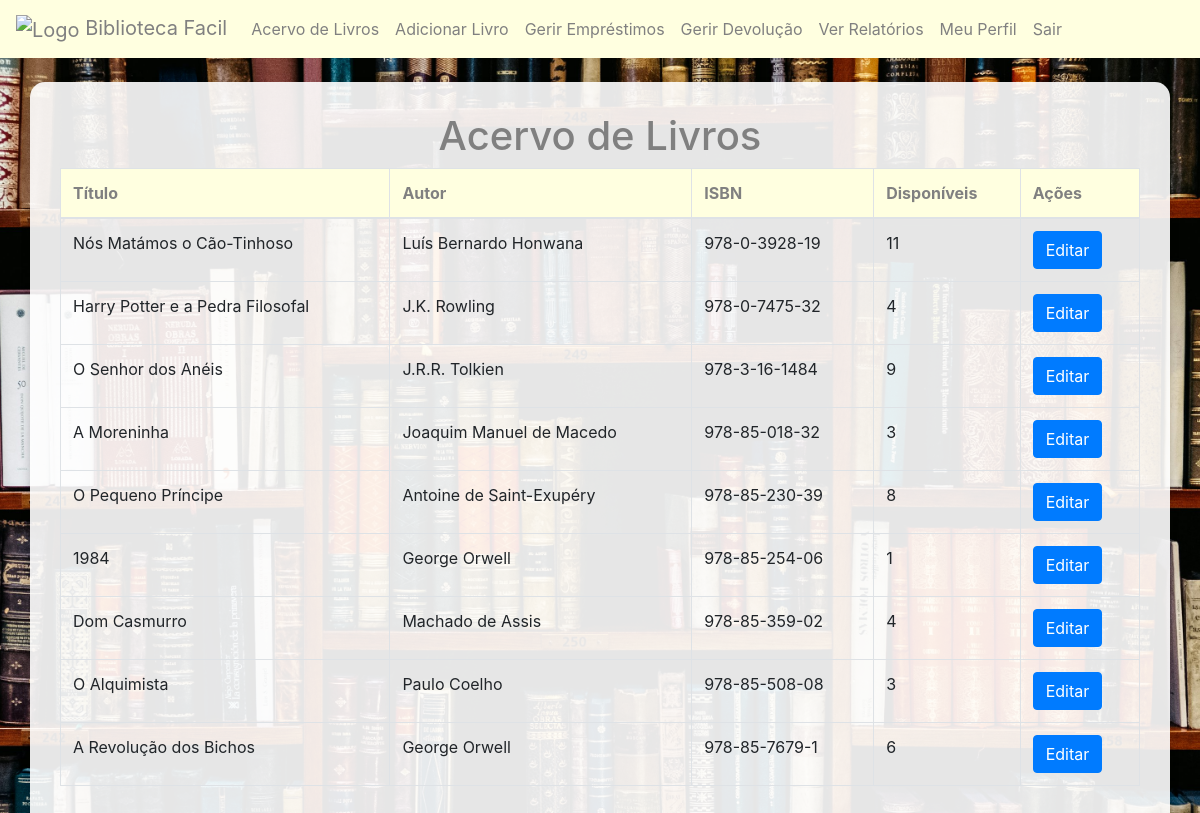
Page /php/acervo.php (signed in) on the committed database.
### tables this page shows
CREATE TABLE `livros` (
  `ISBN` varchar(13) NOT NULL,
  `TITULO` varchar(255) DEFAULT NULL,
  `AUTOR` varchar(255) DEFAULT NULL,
  `CATEGORIA` varchar(100) DEFAULT NULL,
  `UNIDADES_DISPONIVEIS` int(11) DEFAULT NULL
);

### php/acervo.php (the view, shortened to what this page needs)
<?php
include 'db/db_connect.php';
?>
<!DOCTYPE html>
<html lang="pt-BR">
<head>
    <link rel="stylesheet" href="https://stackpath.bootstrapcdn.com/bootstrap/4.5.2/css/bootstrap.min.css">
</head>
<body>
    <div class="container mt-4">
        <h1>Acervo de Livros</h1>
        <table class="table table-bordered">
            <thead>
                <tr>
                    <th>Título</th>
                    <th>Autor</th>
                    <th>ISBN</th>
                    <th>Disponíveis</th>
                    <th>Ações</th>
                </tr>
            </thead>
            <tbody>
            <?php
            $query_livros = "SELECT * FROM LIVROS";
            $result_livros = mysqli_query($conn, $query_livros);
            if (mysqli_num_rows($result_livros) > 0) {
                while ($livro = mysqli_fetch_assoc($result_livros)) {
                    echo "<tr>
                            <td>{$livro['TITULO']}</td>
                            <td>{$livro['AUTOR']}</td>
                            <td>{$livro['ISBN']}</td>
                            <td>{$livro['UNIDADES_DISPONIVEIS']}</td>
                            <td><a href='editar_livro.php?isbn={$livro['ISBN']}' class='btn btn-primary'>Editar</a></td>
                          </tr>";
                }
            } else {
                echo "<tr><td colspan='5'>Não há livros cadastrados no acervo.</td></tr>";
            }
            ?>
            </tbody>
        </table>
    </div>
</body>
</html>

### php/acervo.php (style rules this page uses)
body { background-image: url('../img/biblioteca.png'); background-size: cover; background-repeat: no-repeat; background-position: center; color: #333; }
.container { margin-top: 50px; background-color: rgba(255, 255, 255, 0.9); padding: 30px; border-radius: 15px; box-shadow: 0 4px 10px rgba(0, 0, 0, 0.2); }
h1 { text-align: center; color: #808080; }
.table th { background-color: #FFFFE0; color: #808080; }

### rows in the picture
livros: TITULO "Nós Matámos o Cão-Tinhoso", AUTOR "Luís Bernardo Honwana", ISBN "978-0-3928-19", UNIDADES_DISPONIVEIS "11"
livros: TITULO "Harry Potter e a Pedra Filosofal", AUTOR "J.K. Rowling", ISBN "978-0-7475-32", UNIDADES_DISPONIVEIS "4"
livros: TITULO "O Senhor dos Anéis", AUTOR "J.R.R. Tolkien", ISBN "978-3-16-1484", UNIDADES_DISPONIVEIS "9"
livros: TITULO "A Moreninha", AUTOR "Joaquim Manuel de Macedo", ISBN "978-85-018-32", UNIDADES_DISPONIVEIS "3"
livros: TITULO "O Pequeno Príncipe", AUTOR "Antoine de Saint-Exupéry", ISBN "978-85-230-39", UNIDADES_DISPONIVEIS "8"
livros: TITULO "1984", AUTOR "George Orwell", ISBN "978-85-254-06", UNIDADES_DISPONIVEIS "1"
livros: TITULO "Dom Casmurro", AUTOR "Machado de Assis", ISBN "978-85-359-02", UNIDADES_DISPONIVEIS "4"
livros: TITULO "O Alquimista", AUTOR "Paulo Coelho", ISBN "978-85-508-08", UNIDADES_DISPONIVEIS "3"
livros: TITULO "A Revolução dos Bichos", AUTOR "George Orwell", ISBN "978-85-7679-1", UNIDADES_DISPONIVEIS "6"
